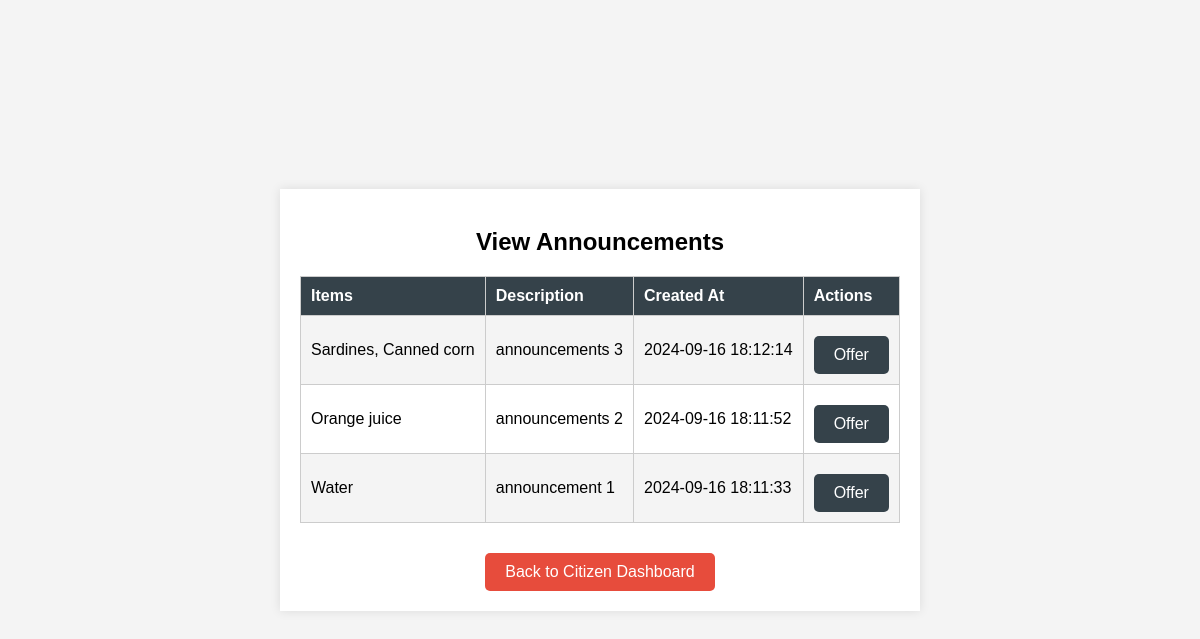
Screenshot of /actions/view_announcements.php (signed in) with the database file from the repository.
### tables this page shows
CREATE TABLE `announcements` (
  `id` int(11) NOT NULL,
  `item_ids` varchar(255) DEFAULT NULL,
  `description` text DEFAULT NULL,
  `created_at` timestamp NOT NULL DEFAULT current_timestamp()
);

### actions/view_announcements.php (the view, shortened to what this page needs)
<?php
include '../db_connect.php';
$announcements = [];
$announcements_result = $conn->query("SELECT id, item_ids, description, created_at FROM announcements ORDER BY created_at DESC");
if ($announcements_result && $announcements_result->num_rows > 0) {
    while ($row = $announcements_result->fetch_assoc()) {
        $item_ids = explode(',', $row['item_ids']);
        $item_names = [];
        if (!empty($item_ids)) {
            $item_ids_sql = implode(',', array_map('intval', $item_ids));
            $items_result = $conn->query("SELECT name FROM items WHERE id IN ($item_ids_sql)");
            if ($items_result && $items_result->num_rows > 0) {
                while ($item_row = $items_result->fetch_assoc()) {
                    $item_names[] = $item_row['name'];
                }
            }
        }
        $announcements[] = [
            'id' => $row['id'],
            'description' => $row['description'],
            'created_at' => $row['created_at'],
            'items' => implode(', ', $item_names)
        ];
    }
}
?>
<!DOCTYPE html>
<html lang="en">
<head>
    <link rel="stylesheet" href="../style/styles.css">
</head>
<body>
<div class="container">
    <h2>View Announcements</h2>
    <?php if (count($announcements) > 0): ?>
        <table>
            <tr>
                <th>Items</th>
                <th>Description</th>
                <th>Created At</th>
                <th>Actions</th>
            </tr>
            <?php foreach ($announcements as $announcement): ?>
                <tr>
                    <td><?php echo htmlspecialchars($announcement['items']); ?></td>
                    <td><?php echo htmlspecialchars($announcement['description']); ?></td>
                    <td><?php echo htmlspecialchars($announcement['created_at']); ?></td>
                    <td>
                        <a href="offer_form.php?announcement_id=<?php echo $announcement['id']; ?>" class="button">Offer</a>
                    </td>
                </tr>
            <?php endforeach; ?>
        </table>
    <?php else: ?>
        <p>No announcements to display.</p>
    <?php endif; ?>
    <a href="../dashboards/citizen_dashboard.php" class="back-button">Back to Citizen Dashboard</a>
</div>
</body>
</html>

### style/styles.css (style rules this page uses)
body { font-family: Arial, sans-serif; margin: 0; padding: 0; background-color: #f4f4f4; display: flex; justify-content: center; align-items: center; height: 100vh; }
.container { width: 90%; max-width: 600px; margin: auto; padding: 20px; background: #fff; box-shadow: 0 0 10px rgba(0, 0, 0, 0.1); text-align: center; }
table { width: 100%; margin-top: 20px; border-collapse: collapse; text-align: left; }
table, th, td { border: 1px solid #cccccc; }
th, td { padding: 10px; }
th { background: #35424a; color: #ffffff; }
tr:nth-child(even) { background: #f4f4f4; }
a { color: #35424a; text-decoration: none; }
.button { display: inline-block; background-color: #35424a; color: #ffffff; padding: 10px 20px; text-decoration: none; border-radius: 5px; margin-top: 10px; }
.back-button { background-color: #e74c3c; color: white; padding: 10px 20px; text-decoration: none; border-radius: 5px; margin-top: 30px; display: inline-block; font-size: 16px; }

### rows the page displays
announcements: items "Sardines, Canned corn", description "announcements 3", created_at "2024-09-16 18:12:14"
announcements: items "Orange juice", description "announcements 2", created_at "2024-09-16 18:11:52"
announcements: items "Water", description "announcement 1", created_at "2024-09-16 18:11:33"
